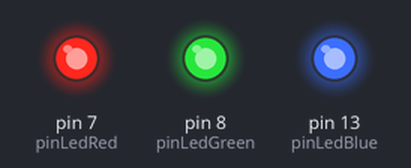
Bench run of a sketch on a simulated Arduino Uno, built with avr-gcc and run on an emulated ATmega328P. Parts: output pins drawn as LEDs (lit = HIGH).

Above: at 0.5 s.
At 1.5 s:
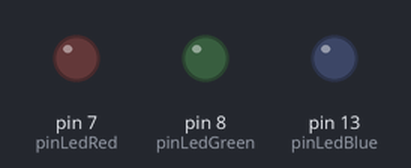
At 3.5 s:
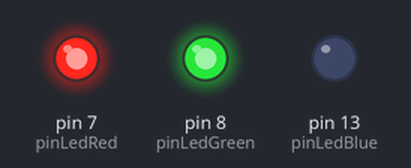
At 5.5 s:
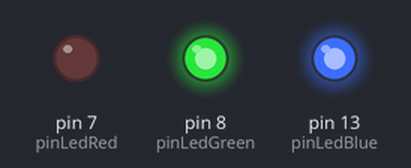
At 22.5 s:
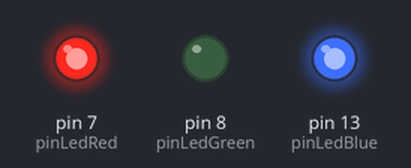
Timing chart, 0 to 23.4 s (numbered marks = the images above):
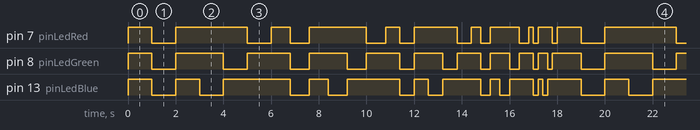

Measured:
- by itself, pin 7 (pinLedRed): repeats every 18.0 s: LOW 1.0 s, HIGH 3.0 s, LOW 1.0 s, HIGH 0.80 s, LOW 0.80 s, HIGH 2.4 s, LOW 0.80 s, HIGH 0.60 s, LOW 0.60 s, HIGH 1.8 s, LOW 0.60 s, HIGH 0.40 s, LOW 0.40 s, HIGH 1.2 s, LOW 0.40 s, HIGH 0.20 s, LOW 0.20 s, HIGH 0.60 s, LOW 0.20 s, HIGH 1.0 s
- by itself, pin 8 (pinLedGreen): repeats every 18.0 s: LOW 1.0 s, HIGH 2.0 s, LOW 1.0 s, HIGH 1.8 s, LOW 0.80 s, HIGH 1.6 s, LOW 0.80 s, HIGH 1.4 s, LOW 0.60 s, HIGH 1.2 s, LOW 0.60 s, HIGH 1.0 s, LOW 0.40 s, HIGH 0.80 s, LOW 0.40 s, HIGH 0.60 s, LOW 0.20 s, HIGH 0.40 s, LOW 0.20 s, HIGH 1.2 s
- by itself, everything shown: repeats every 18.0 s, in 30 steps

The sketch:

blink_a_3.ino
```cpp
int pinLedRed = 7 ;
int pinLedGreen = 8 ;
int pinLedBlue = 13 ;
int temps ;

void setup()
{
  pinMode(pinLedRed, OUTPUT);
  pinMode(pinLedGreen, OUTPUT);
  pinMode(pinLedBlue, OUTPUT);
  temps = 1000 ;
}

void loop()
{
  for(int i = 0 ; i < 5 ; i++){
    digitalWrite(pinLedRed, HIGH);
    digitalWrite(pinLedGreen, HIGH);
    digitalWrite(pinLedBlue, HIGH);
    delay(temps);
    digitalWrite(pinLedRed, LOW);
    digitalWrite(pinLedGreen, LOW);
    digitalWrite(pinLedBlue, LOW);
    delay(temps);
    digitalWrite(pinLedRed, HIGH);
    digitalWrite(pinLedGreen, HIGH);
    digitalWrite(pinLedBlue, HIGH);
    delay(temps);
    digitalWrite(pinLedBlue, LOW);
    delay(temps);
    digitalWrite(pinLedBlue, HIGH);
    digitalWrite(pinLedGreen, LOW);
    delay(temps);
    digitalWrite(pinLedGreen, HIGH);
    digitalWrite(pinLedRed, LOW);
    delay(temps);

    temps = temps - 200 ;
  }
  temps = 1000 ;
}
```
